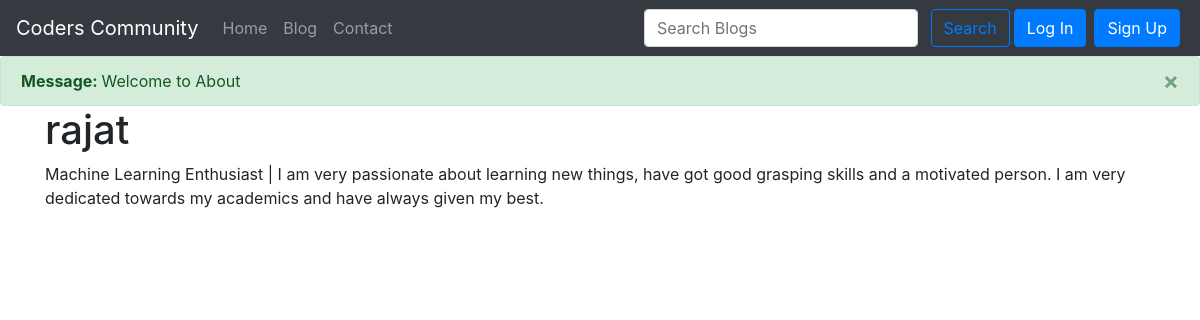
/about/rajat, run on the app's committed database.
### blog/models.py (models this page shows, shortened)
class Post(models.Model):
    sno=models.AutoField(primary_key=True)
    title=models.CharField(max_length=50)
    content=models.TextField()
    author=models.CharField(max_length=50)
    authorDesc=models.CharField(max_length=250)
    user = models.ForeignKey(User, blank=True, null=True,
                             on_delete=models.CASCADE)
    slug=models.CharField(max_length=100)
    views=models.IntegerField(default=0)
    timeStamp=models.DateTimeField(blank=True)

### home/views.py (the view)
# urls.py: path('about/<str:authSlug>',views.about,name="about"),
def about(request,authSlug):
    if authSlug==None:
        messages.success(request,"Welcome to About")
        return render(request,"home/contact.html")
    else:
        messages.success(request,"Welcome to About")
        authNames=Post.objects.filter(author=authSlug).first()
        print(authNames.author)
        authDesc=Post.objects.filter(author__startswith=authNames.author).values()
        authDesc=(authDesc[0]['authorDesc'])
        auth={"authNames":authNames,"authDesc":authDesc}
        return render(request,"home/about.html",auth)

### templates/home/about.html (shortened to what this page needs)
{% extends 'base.html' %}
{% block body %}
<div class="container">
    <h1>{{authNames.author}}</h1>
    <p>{{authDesc|safe}}</p>
</div>
{% endblock body %}

### data on the page
Post: author "rajat"
Post: authorDesc "Machine Learning Enthusiast | I am very passionate about learning new things, have got good grasping skills and a motivated person. I am very dedicated towards my academics and have always given my best."

### other printed values
{{ message }} "Welcome to About"
